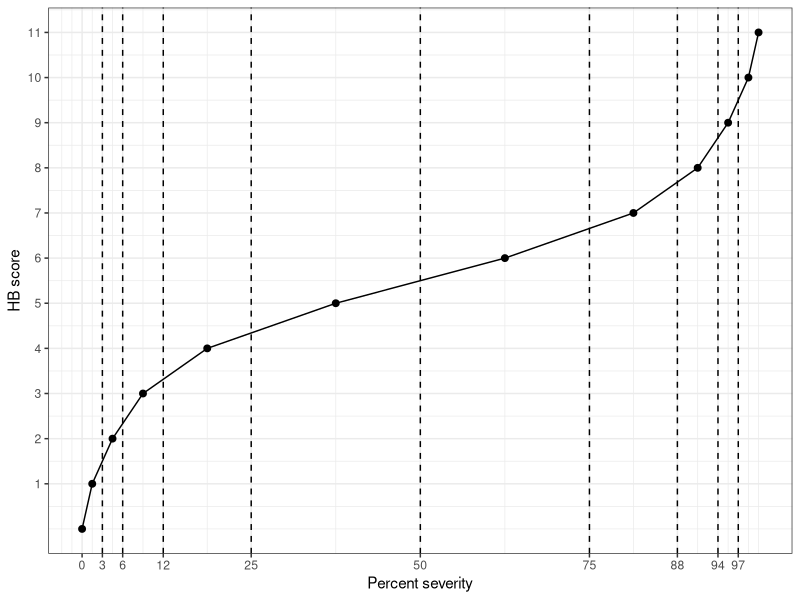
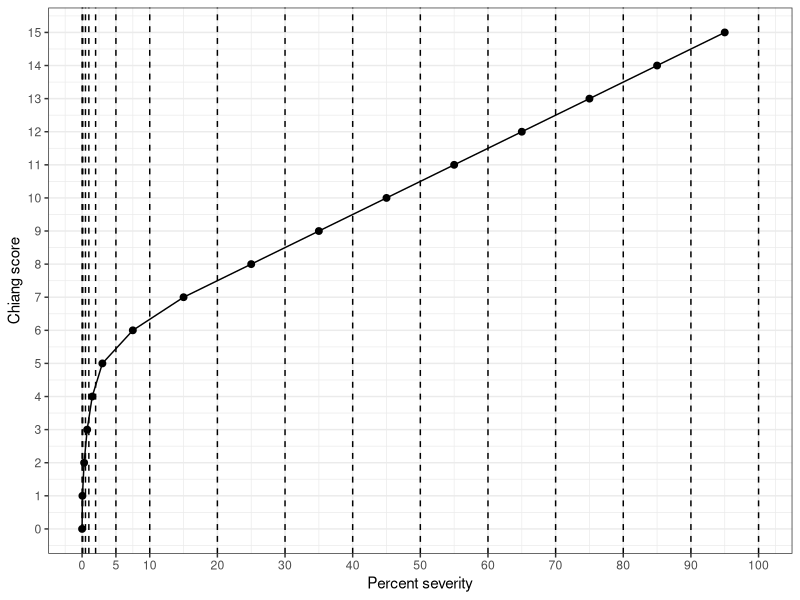

Generate these figures, in order, with R:
## ---- chunk 1
#| label: tbl-HB
#| tbl-cap: "The Horsfal-Barrat quantitative ordinal scale used as a tool for assessing plant disease severity "
HB <- tibble::tribble(
  ~ordinal, ~'range', ~midpoint,
  0,          '0',    0,   
  1,    '0+ to 3',  1.5,   
  2,    '3+ to 6',  4.5,   
  3,   '6+ to 12',  9.0,  
  4,  '12+ to 25', 18.5, 
  5,  '25+ to 50', 37.5, 
  6,  '50+ to 75', 62.5, 
  7,  '75+ to 88', 81.5, 
  8,  '88+ to 94', 91.0, 
  9,  '94+ to 97', 95.5, 
  10,'97+ to 100', 98.5,  
  11,      '100',   100 
  )
knitr::kable(HB, align = "c")
## ---- chunk 2
#| warning: false
#| message: false
#| label: fig-hb
#| fig-cap: "Ordinal scores of the Horsfal-Barrat scale"
library(tidyverse)
theme_set(theme_bw())
HB |> 
  ggplot(aes(midpoint, ordinal))+
  geom_point(size =2)+
  geom_line()+
  scale_x_continuous(breaks = c(0, 3, 6, 12, 25, 50, 75, 88, 94, 97))+
  scale_y_continuous(breaks = c(1:12))+
  geom_vline(aes(xintercept = 3), linetype = 2)+
  geom_vline(aes(xintercept = 6), linetype = 2)+
  geom_vline(aes(xintercept = 12), linetype = 2)+
  geom_vline(aes(xintercept = 25), linetype = 2)+
  geom_vline(aes(xintercept = 50), linetype = 2)+
  geom_vline(aes(xintercept = 75), linetype = 2)+
  geom_vline(aes(xintercept = 88), linetype = 2)+
  geom_vline(aes(xintercept = 94), linetype = 2)+
  geom_vline(aes(xintercept = 97), linetype = 2)+
  labs(x = "Percent severity", y = "HB score")
## ---- chunk 3
#| label: tbl-chiang
#| tbl-cap: "The Chiang quantitative ordinal scale used as a tool for assessing plant disease severity "
chiang <- tibble::tribble(
  ~ordinal, ~'range', ~midpoint,
  0,          '0',     0,   
  1,  '0+ to 0.1',  0.05,   
  2,'0.1+ to 0.5',   0.3,   
  3,  '0.5+ to 1',  0.75,  
  4,    '1+ to 2',   1.5, 
  5,    '2+ to 5',     3, 
  6,   '5+ to 10',   7.5, 
  7,  '10+ to 20',    15, 
  8,  '20+ to 30',    25, 
  9,  '30+ to 40',    35, 
  10, '40+ to 50',    45,  
  11, '50+ to 60',    55,
  12, '60+ to 70',    65,
  13, '70+ to 80',    75,
  14, '80+ to 90',    85,
  15,'90+ to 100',   95
  )
knitr::kable(chiang, align = "c")
## ---- chunk 4
#| warning: false
#| message: false
#| label: fig-chiagn
#| fig-cap: "Ordinal scores of the Chiang scale"
library(tidyverse)
theme_set(theme_bw())
chiang |> 
  ggplot(aes(midpoint, ordinal))+
  geom_point(size =2)+
  geom_line()+
  scale_y_continuous(breaks = c(0:15))+
  scale_x_continuous(breaks = c(0, 5, 10, 20, 30, 40, 50, 60, 70, 80, 90, 100))+
  geom_vline(aes(xintercept = 0), linetype = 2)+
  geom_vline(aes(xintercept = 0.1), linetype = 2)+
  geom_vline(aes(xintercept = 0.5), linetype = 2)+
  geom_vline(aes(xintercept = 1), linetype = 2)+
  geom_vline(aes(xintercept = 2), linetype = 2)+
  geom_vline(aes(xintercept = 5), linetype = 2)+
  geom_vline(aes(xintercept = 10), linetype = 2)+
  geom_vline(aes(xintercept = 20), linetype = 2)+
  geom_vline(aes(xintercept = 30), linetype = 2)+
   geom_vline(aes(xintercept = 40), linetype = 2)+
   geom_vline(aes(xintercept = 50), linetype = 2)+
   geom_vline(aes(xintercept = 60), linetype = 2)+
   geom_vline(aes(xintercept = 70), linetype = 2)+
   geom_vline(aes(xintercept = 80), linetype = 2)+
   geom_vline(aes(xintercept = 90), linetype = 2)+
   geom_vline(aes(xintercept = 100), linetype = 2)+
  labs(x = "Percent severity", y = "Chiang score")
  
  
## ---- chunk 5
DSI <- function(unit, class, max) {
df <- data.frame(unit, class)
tab <- aggregate(df$class, list(num=class), length)
tab$weight = tab$num * tab$x
(sum(as.numeric(tab$weight)))/(nrow(df)*max)*100
}
## ---- chunk 6
unit <- c(1:12)
class <- c(2,3,1,1,3,4,5,0,2,5,2,1)
ratings <- data.frame(unit, class)
ratings

## ---- chunk 7
DSI(ratings$unit, ratings$class, 6)

## ---- chunk 8
exp <- tibble::tribble(
  ~rep, ~`1`, ~`2`, ~`3`, ~`4`, ~`5`, ~`6`, ~`7`, ~`8`, ~`9`, ~`10`, ~`11`,~`12`,
  1, 2, 3, 1, 1, 3, 4, 5, 0, 2, 5, 2, 1,
  2, 3, 4, 4, 6, 5, 4, 4, 0, 2, 1, 1, 5,
  3, 5, 6, 6, 5, 4, 2, 0, 0, 0, 0, 2, 0,
  4, 5, 6, 0, 0, 0, 3, 3, 2, 1, 0, 2, 3, 
  5, 0, 0, 0, 0, 2, 3, 2, 5, 6, 2, 1, 0,
)
exp

## ---- chunk 9
res <- exp |> 
  pivot_longer(2:13, names_to = "unit", values_to = "class") |>
  group_by(rep) |> 
  summarise(DSI = DSI(unit, class, 6))
## ---- chunk 10
knitr::kable(res, align = "c")
